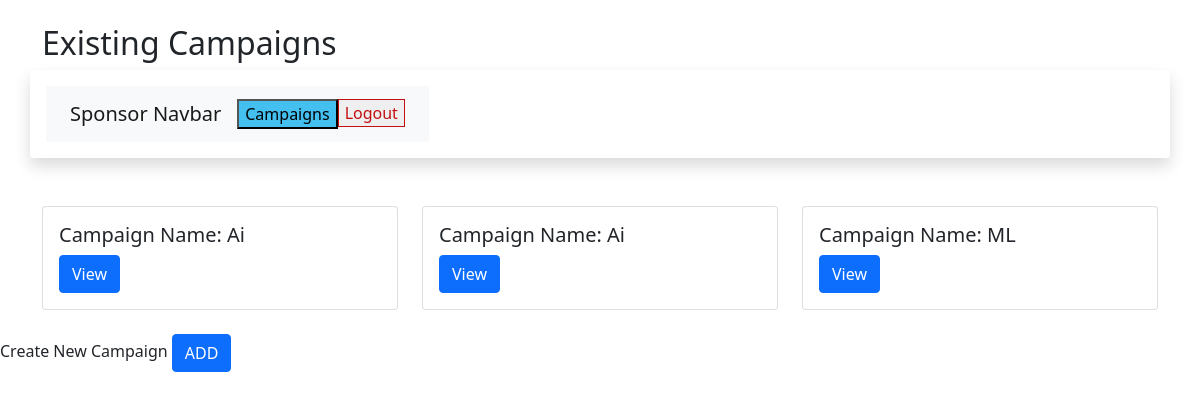
The page /create_campaigns/1/ on the database as committed earlier.
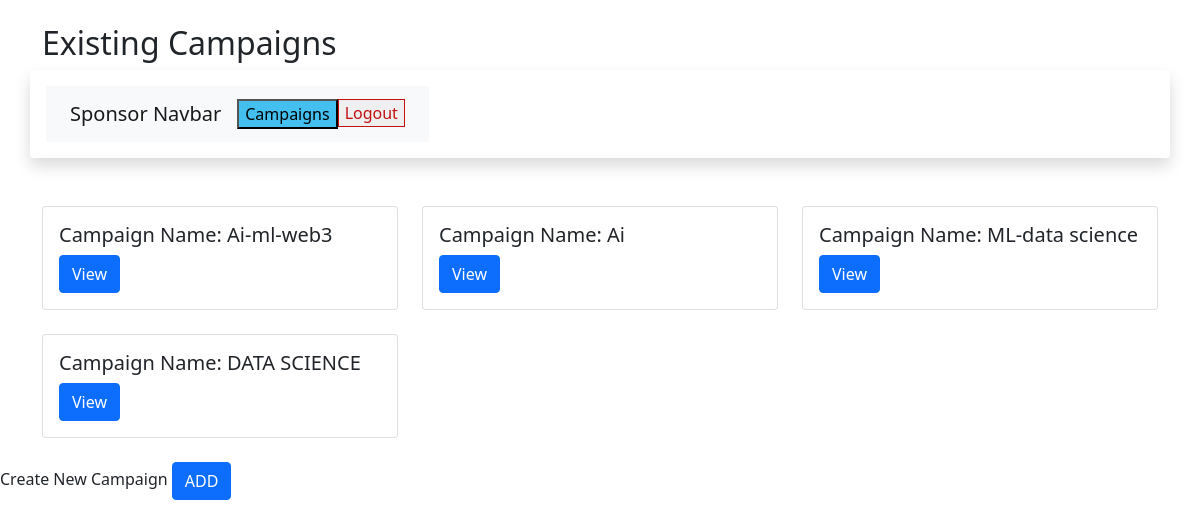
The same page on the database as committed later.
### tables this page shows
CREATE TABLE campaigns (
            id INTEGER PRIMARY KEY AUTOINCREMENT,
            sponsor_id INTEGER NOT NULL,
            name TEXT NOT NULL,
            description TEXT,
            budget REAL NOT NULL,
            start_date TEXT NOT NULL,
            end_date TEXT NOT NULL,
            status TEXT NOT NULL,
            image TEXT
            
        , flagged INT DEFAULT 0, visibility TEXT DEFAULT 'private', influencer_decision TEXT DEFAULT 'pending');

### app.py (the view)
@app.route('/create_campaigns/<int:sponsor_id>/', methods=['GET'])
def create_campaigns(sponsor_id):
        conn = get_db_connection()
        cur = conn.cursor()
        cur.execute('SELECT * FROM campaigns')
        campaigns = cur.fetchall()
        conn.close()
        return render_template('create_campaigns.html',campaigns=campaigns,sponsor_id=sponsor_id)

### app.py (called while the page is built)
def get_db_connection():
    conn = sqlite3.connect('mydatabase.db')
    conn.row_factory = sqlite3.Row
    conn.execute("PRAGMA foreign_keys = ON;")
    return conn

### templates/create_campaigns.html (shortened to what this page needs)
<!DOCTYPE html>
<html lang="en">
<head>
    <link href="https://cdn.jsdelivr.net/npm/bootstrap@5.0.2/dist/css/bootstrap.min.css" rel="stylesheet">
</head>
<div class="container mt-4">
<h2>Existing Campaigns</h2>
<div class="row">
    <div class="shadow p-3 mb-5 bg-white rounded" style="display:inline-flex; position: relative ; float: left;">
        <nav class="navbar navbar-expand-lg navbar-light bg-light">
            <div class="container-fluid">
              <a class="navbar-brand" href="#">Sponsor Navbar</a>
              <div class="collapse navbar-collapse" id="navbarSupportedContent">
                <ul class="navbar-nav me-auto mb-2 mb-lg-0">
                  <li class="nav-item">
                        <button class="custom-button campaign-button" style="background-color: rgb(67, 191, 240);" type="button">Campaigns</button>
                  </li>
                        <li class="nav-item">
                    <form action="/" method="post">
                        <button class="custom-button campaign-button" aria-current="page" style="cursor:pointer; border: 0.05cm solid; color:rgb(195, 15, 15);" type="submit">Logout</button>
                    </form>
                  </li>
        </div>
              </div>
            </div>
{% for campaign in campaigns %}
{% if campaign.sponsor_id == sponsor_id  %}
<div class="col-md-4 mb-4">
    <div class="card h-100">
        <div class="card-body">
            <h5 class="card-title">Campaign Name: {{ campaign.name }}</h5>
            <button type="button" class="btn btn-primary" data-bs-toggle="modal" data-bs-target="#campaignModal{{ campaign.id }}">
                View
            </button>
        </div>
    </div>
</div>
{%endif%}
{%endfor%}
</div>
</div>
<body>Create New Campaign
    <button style=" bottom: auto; " type="button" class="btn btn-primary" data-bs-toggle="modal" data-bs-target="#exampleModal">
        ADD
    </button>
</body>
</html>

Rows that differ between the two databases and show on the page:
changed campaigns: name "Ai" → "Ai-ml-web3"
changed campaigns: name "ML" → "ML-data science"
added campaigns: name "DATA SCIENCE"
